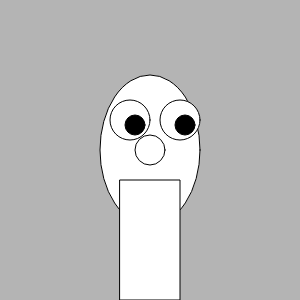
Frame 1 (no input)
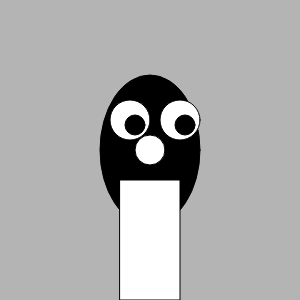
Frame 60 (no input)
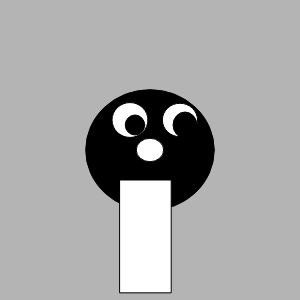
Frame 120 (the mouse pressed at the canvas centre since frame 60)

The p5.js sketch that drew these frames (run headless with seeded random() and noise() and a simulated clock; from frame 60 on, the mouse is pressed at the canvas centre):

// p5.js sketch
// ── sketch.js
var faceWidth = 100;
var faceHeight = 150;
var eyeSize = 20;
var x = 150;
var y = 150;
var nefHeight = 30;
var nefWidth = 30;
var augHeight = 40;
var augWidth = 40;
var aug2Width = 40;
var aug2Height = 40;
var depill = 20;
var depill1 = 20;
var depill2 = 20;
var depill3 = 20;
var munnur1 = 60;
var munnur2 = 120;

function setup(){
  createCanvas (300,300);
}

function draw(){
  background(180);
  ellipse(x, y, faceWidth, faceHeight);
  fill(255)
  rect(120, 180, munnur1, munnur2)
  ellipse(x, y, nefHeight, nefWidth);
  ellipse(130, 120, augHeight, augWidth);
  ellipse (180, 120, aug2Width, aug2Height);
  fill(0)
  ellipse (135, 125, depill, depill1);
  ellipse (185, 125, depill2, depill3);

  //.....kóði sem staðsetur augun m.v. x, y, faceWidth og faceHeight ætti að koma hér.

}

function mousePressed(){
  //Í hvert sinn sem músinni er smellt fá breyturnar ný gildi.
  faceWidth  = random(75,  150);
  faceHeight = random(100, 200);
  nefHeight = random(20, 30);
  nefWidth = random(20, 30);
  eyeSize    = random(10,  30);
  augHeight = random(30, 50);
  augWidth = random(30, 50);
  aug2Height = random(30, 50);
  aug2Width = random(30, 50);
  depill = random(10, 30);
  depill2 = random(10, 30);
  depill3 = random(10, 30);
  munnur1 = random(50, 70);
  munnur2 = random(100, 130);

}
